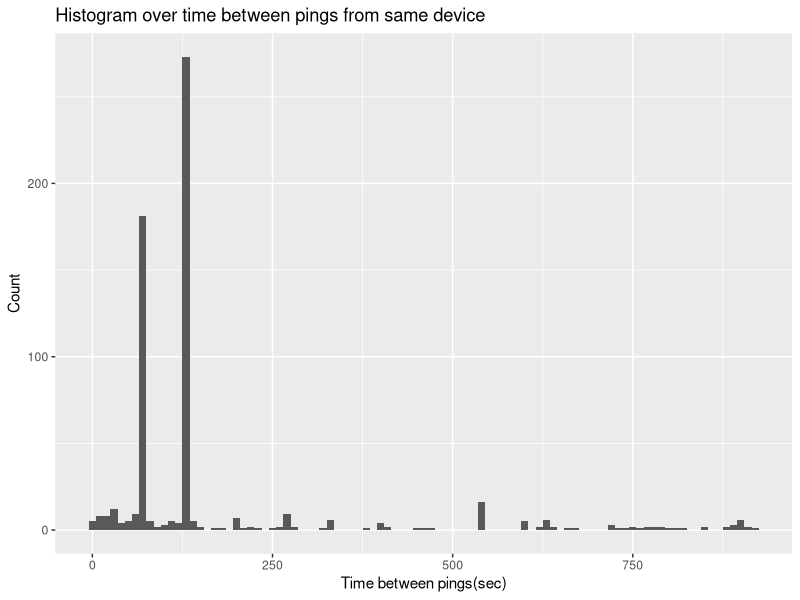
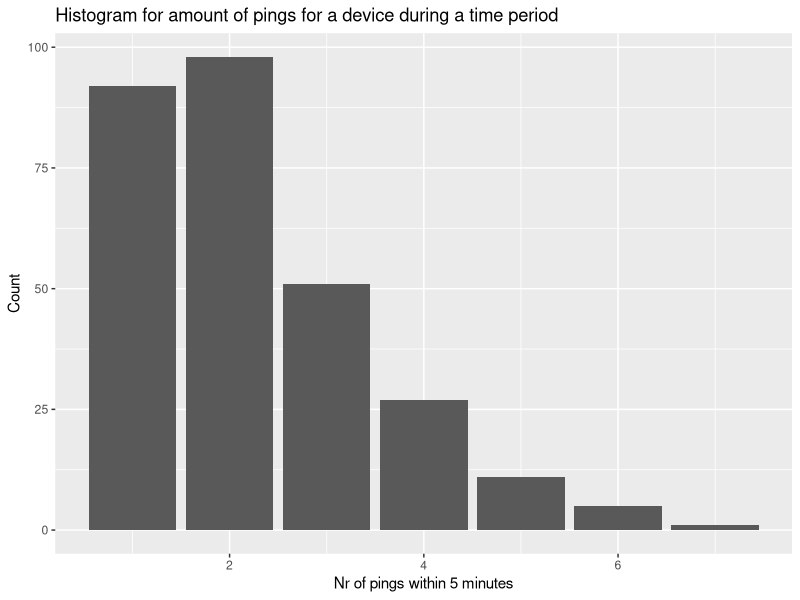

These charts were generated, in order, by the following R code:
library(readr)
library(tidyverse)
raspdata<- read_csv("csv_dump.txt",col_names = c("Time","Address","RSSI","SS_ID") )

pingrasp <- raspdata %>%
  filter(is.na(SS_ID)) %>%
  group_by(Address) %>%
  arrange(Time) %>%
  mutate(TimeLag = Time - lag(Time,default = NA)) %>%
  filter(TimeLag >1 & TimeLag <1000)

ggplot(pingrasp,aes(TimeLag)) + geom_histogram(binwidth=10) +xlab("Time between pings(sec)") +
  ylab("Count") +ggtitle("Histogram over time between pings from same device")

mean(pingrasp$TimeLag)
median(pingrasp$TimeLag)
summary(pingrasp$TimeLag)

#Calculating how often a device is pinged in a 5-minute window
intrvl <- 300 #interval set to 5 minutes
nrpings <- pingrasp %>%
  group_by(Address) %>%
  mutate(interval = floor((Time-min(Time))/intrvl) +1) %>%
  group_by(interval, add = TRUE) %>%
  summarize(startDate = min(Time),
            endDate = (startDate + intrvl -1),
            frequency = n()) %>%
  select(-interval)

ggplot(nrpings,aes(frequency)) + geom_bar() +xlab("Nr of pings within 5 minutes") +
  ylab("Count") +ggtitle("Histogram for amount of pings for a device during a time period")


#SIMON SE DEAT HÄR FÖR I HELVETE